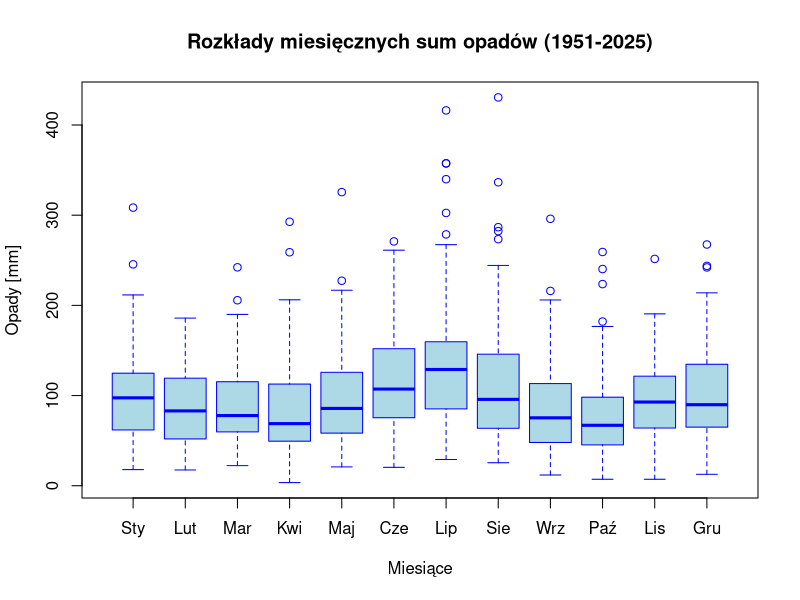
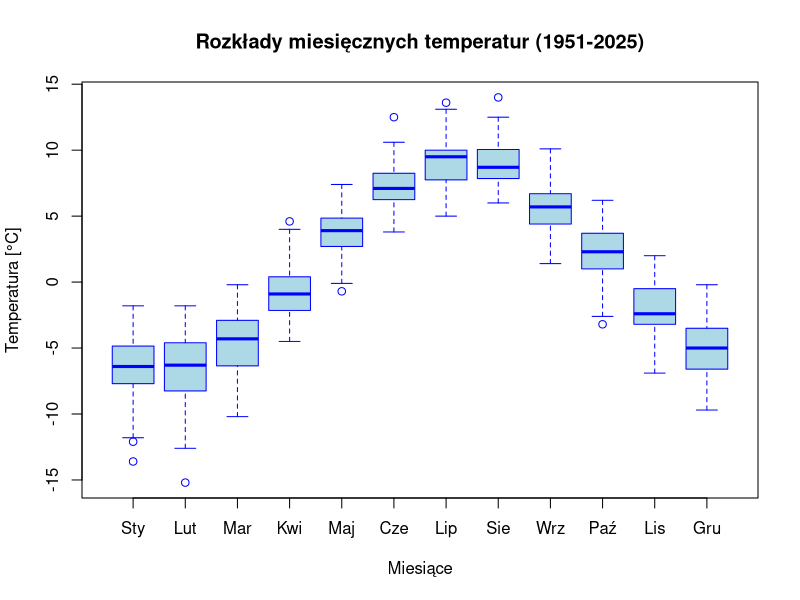
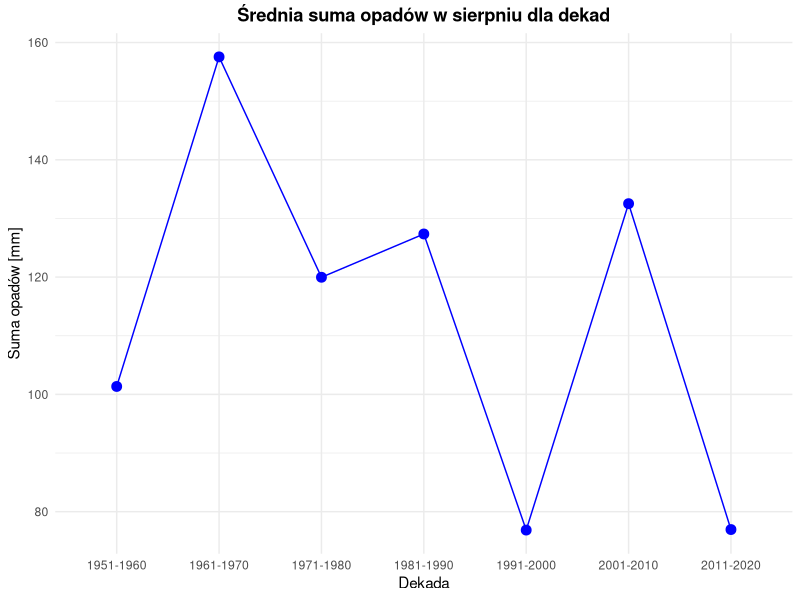

Write the R code that produced these figures, in order.
# =====================================================================
# PEŁNY KOD R: CHARAKTERYSTYKA I CZASOWA ZMIENNOŚĆ KLIMATU (ŚNIEŻKA 1951-2025)
# Autorzy: M. Grodzki, K. Bodziony, K. Dziewa
# =====================================================================

# 1. Załadowanie niezbędnych bibliotek
library(dplyr)
library(ggplot2)
library(readr)

# 2. Wczytanie danych surowych z plików tekstowych
sumy_opadow <- read_delim("sumy_opadow.txt", delim = "\t", show_col_types = FALSE)
Temperatury <- read_delim("temperatury.txt", delim = "\t", show_col_types = FALSE)

# Przygotowanie ramki danych dla opadów (wybór roku i 12 miesięcy, konwersja na liczby)
sumy_opadow <- sumy_opadow %>%  
  select(1:13) %>%
  slice(1:75) %>%
  mutate(across(2:13, as.numeric))

# Przygotowanie ramki danych dla temperatur
Temperatury <- Temperatury %>%  
  select(1:13) %>%
  slice(1:75) %>%
  mutate(across(2:13, as.numeric))

# Etykiety miesięcy do wykresów
etykiety_miesiecy <- c("Sty", "Lut", "Mar", "Kwi", "Maj", "Cze", 
                       "Lip", "Sie", "Wrz", "Paź", "Lis", "Gru")

# =====================================================================
# 3. OBLICZENIE STATYSTYK OPISOWYCH (Dla tabel w sprawozdaniu)
# =====================================================================
# Statystyki dla Temperatur
sapply(Temperatury[, 2:13], function(x) mean(x, na.rm = TRUE))
sapply(Temperatury[, 2:13], function(x) median(x, na.rm = TRUE))
sapply(Temperatury[, 2:13], function(x) quantile(x, 0.25, na.rm = TRUE))
sapply(Temperatury[, 2:13], function(x) quantile(x, 0.75, na.rm = TRUE))
sapply(Temperatury[, 2:13], function(x) min(x, na.rm = TRUE))
sapply(Temperatury[, 2:13], function(x) max(x, na.rm = TRUE))
sapply(Temperatury[, 2:13], function(x) sd(x, na.rm = TRUE))

# Statystyki dla Opadów
sapply(sumy_opadow[, 2:13], function(x) mean(x, na.rm = TRUE))
sapply(sumy_opadow[, 2:13], function(x) median(x, na.rm = TRUE))
sapply(sumy_opadow[, 2:13], function(x) quantile(x, 0.25, na.rm = TRUE))
sapply(sumy_opadow[, 2:13], function(x) quantile(x, 0.75, na.rm = TRUE))
sapply(sumy_opadow[, 2:13], function(x) min(x, na.rm = TRUE))
sapply(sumy_opadow[, 2:13], function(x) max(x, na.rm = TRUE))
sapply(sumy_opadow[, 2:13], function(x) sd(x, na.rm = TRUE))

# =====================================================================
# 4. WIZUALIZACJA OGÓLNEJ CHARAKTERYSTYKI (Wykresy Pudełkowe)
# =====================================================================
# Wykres pudełkowy dla opadów
boxplot(sumy_opadow[, 2:13],
        names = etykiety_miesiecy,
        border = "blue",
        col = "lightblue",
        main = "Rozkłady miesięcznych sum opadów (1951-2025)",
        xlab = "Miesiące", ylab = "Opady [mm]")

# Wykres pudełkowy dla temperatur
boxplot(Temperatury[, 2:13],
        names = etykiety_miesiecy,
        border = "blue",
        col = "lightblue",
        main = "Rozkłady miesięcznych temperatur (1951-2025)",
        xlab = "Miesiące", ylab = "Temperatura [°C]")

# =====================================================================
# 5. HISTOGRAMY DLA WYBRANYCH MIESIĘCY (Luty, Maj, Sierpień, Listopad)
# =====================================================================
# --- OPADY ---
p_opady_V <- ggplot(sumy_opadow, aes(V)) +
  geom_histogram(bins = 8, col = "red", fill = "lightblue", boundary = min(sumy_opadow$V, na.rm = TRUE)) +
  labs(title = "Średnie sumy opadów dla maja", x = "Suma opadów [mm]", y = "Liczba obserwacji") +
  theme_minimal() + theme(plot.title = element_text(hjust = 0.5, face = "bold"))

p_opady_VIII <- ggplot(sumy_opadow, aes(VIII)) +
  geom_histogram(bins = 10, col = "red", fill = "lightblue", boundary = min(sumy_opadow$VIII, na.rm = TRUE)) +
  labs(title = "Średnie sumy opadów dla sierpnia", x = "Suma opadów [mm]", y = "Liczba obserwacji") +
  theme_minimal() + theme(plot.title = element_text(hjust = 0.5, face = "bold"))

p_opady_XI <- ggplot(sumy_opadow, aes(XI)) +
  geom_histogram(bins = 8, col = "red", fill = "lightblue", boundary = min(sumy_opadow$XI, na.rm = TRUE)) +
  labs(title = "Średnie sumy opadów dla listopada", x = "Suma opadów [mm]", y = "Liczba obserwacji") +
  theme_minimal() + theme(plot.title = element_text(hjust = 0.5, face = "bold"))

p_opady_II <- ggplot(sumy_opadow, aes(II)) +
  geom_histogram(bins = 8, col = "red", fill = "lightblue", boundary = min(sumy_opadow$II, na.rm = TRUE)) +
  labs(title = "Średnie sumy opadów dla lutego", x = "Suma opadów [mm]", y = "Liczba obserwacji") +
  theme_minimal() + theme(plot.title = element_text(hjust = 0.5, face = "bold"))

# --- TEMPERATURY ---
p_temp_V <- ggplot(Temperatury, aes(V)) +
  geom_histogram(bins = 8, col = "purple", fill = "lightpink", boundary = min(Temperatury$V, na.rm = TRUE)) +
  labs(title = "Średnie temperatury dla maja", x = "Temp [°C]", y = "Liczba obserwacji") +
  theme_minimal() + theme(plot.title = element_text(hjust = 0.5, face = "bold"))

p_temp_VIII <- ggplot(Temperatury, aes(VIII)) +
  geom_histogram(bins = 8, col = "purple", fill = "lightpink", boundary = min(Temperatury$VIII, na.rm = TRUE)) +
  labs(title = "Średnie temperatury dla sierpnia", x = "Temp [°C]", y = "Liczba obserwacji") +
  theme_minimal() + theme(plot.title = element_text(hjust = 0.5, face = "bold"))

p_temp_XI <- ggplot(Temperatury, aes(XI)) +
  geom_histogram(bins = 8, col = "purple", fill = "lightpink", boundary = min(Temperatury$XI, na.rm = TRUE)) +
  labs(title = "Średnie temperatury dla listopada", x = "Temp [°C]", y = "Liczba obserwacji") +
  theme_minimal() + theme(plot.title = element_text(hjust = 0.5, face = "bold"))

p_temp_II <- ggplot(Temperatury, aes(II)) +
  geom_histogram(bins = 8, col = "purple", fill = "lightpink", boundary = min(Temperatury$II, na.rm = TRUE)) +
  labs(title = "Średnie temperatury dla lutego", x = "Temp [°C]", y = "Liczba obserwacji") +
  theme_minimal() + theme(plot.title = element_text(hjust = 0.5, face = "bold"))

# =====================================================================
# 6. ANALIZA TRENDÓW WIELOLETNICH (Wykresy liniowe + linia regresji LM)
# =====================================================================
# --- TRENDY OPADÓW ---
t_opady_V <- ggplot(sumy_opadow, aes(Rok, V)) +
  geom_line(color = "blue") + geom_smooth(method = "lm", color = "red") +
  labs(title = "Zmienność sum opadów - Maj", x = "Rok badania", y = "Suma opadów [mm]") +
  theme_minimal() + theme(plot.title = element_text(hjust = 0.5, face = "bold"))

t_opady_VIII <- ggplot(sumy_opadow, aes(Rok, VIII)) +
  geom_line(color = "blue") + geom_smooth(method = "lm", color = "red") +
  labs(title = "Zmienność sum opadów - Sierpień", x = "Rok badania", y = "Suma opadów [mm]") +
  theme_minimal() + theme(plot.title = element_text(hjust = 0.5, face = "bold"))

t_opady_XI <- ggplot(sumy_opadow, aes(Rok, XI)) +
  geom_line(color = "blue") + geom_smooth(method = "lm", color = "red") +
  labs(title = "Zmienność sum opadów - Listopad", x = "Rok badania", y = "Suma opadów [mm]") +
  theme_minimal() + theme(plot.title = element_text(hjust = 0.5, face = "bold"))

t_opady_II <- ggplot(sumy_opadow, aes(Rok, II)) +
  geom_line(color = "blue") + geom_smooth(method = "lm", color = "red") +
  labs(title = "Zmienność sum opadów - Luty", x = "Rok badania", y = "Suma opadów [mm]") +
  theme_minimal() + theme(plot.title = element_text(hjust = 0.5, face = "bold"))

# --- TRENDY TEMPERATUR ---
t_temp_V <- ggplot(Temperatury, aes(Rok, V)) +
  geom_line(color = "orange") + geom_smooth(method = "lm", color = "red") +
  labs(title = "Zmienność temperatury - Maj", x = "Rok badania", y = "Temperatura [°C]") +
  theme_minimal() + theme(plot.title = element_text(hjust = 0.5, face = "bold"))

t_temp_VIII <- ggplot(Temperatury, aes(Rok, VIII)) +
  geom_line(color = "orange") + geom_smooth(method = "lm", color = "red") +
  labs(title = "Zmienność temperatury - Sierpień", x = "Rok badania", y = "Temperatura [°C]") +
  theme_minimal() + theme(plot.title = element_text(hjust = 0.5, face = "bold"))

t_temp_XI <- ggplot(Temperatury, aes(Rok, XI)) +
  geom_line(color = "orange") + geom_smooth(method = "lm", color = "red") +
  labs(title = "Zmienność temperatury - Listopad", x = "Rok badania", y = "Temperatura [°C]") +
  theme_minimal() + theme(plot.title = element_text(hjust = 0.5, face = "bold"))

t_temp_II <- ggplot(Temperatury, aes(Rok, II)) +
  geom_line(color = "orange") + geom_smooth(method = "lm", color = "red") +
  labs(title = "Zmienność temperatury - Luty", x = "Rok badania", y = "Temperatura [°C]") +
  theme_minimal() + theme(plot.title = element_text(hjust = 0.5, face = "bold"))

# =====================================================================
# 7. ANALIZA ZMIENNOŚCI DEKADOWEJ
# =====================================================================
# Przypisanie lat do dekad dla opadów
sumy_opadow <- sumy_opadow %>%
  mutate(
    Dekada = case_when(
      Rok >= 1951 & Rok <= 1960 ~ "1951-1960",  
      Rok >= 1961 & Rok <= 1970 ~ "1961-1970",
      Rok >= 1971 & Rok <= 1980 ~ "1971-1980",
      Rok >= 1981 & Rok <= 1990 ~ "1981-1990",
      Rok >= 1991 & Rok <= 2000 ~ "1991-2000",
      Rok >= 2001 & Rok <= 2010 ~ "2001-2010",
      Rok >= 2011 & Rok <= 2020 ~ "2011-2020"
    )
  )

# Przypisanie lat do dekad dla temperatur
Temperatury <- Temperatury %>%
  mutate(
    Dekada = case_when(
      Rok >= 1951 & Rok <= 1960 ~ "1951-1960",  
      Rok >= 1961 & Rok <= 1970 ~ "1961-1970",
      Rok >= 1971 & Rok <= 1980 ~ "1971-1980",
      Rok >= 1981 & Rok <= 1990 ~ "1981-1990",
      Rok >= 1991 & Rok <= 2000 ~ "1991-2000",
      Rok >= 2001 & Rok <= 2010 ~ "2001-2010",
      Rok >= 2011 & Rok <= 2020 ~ "2011-2020"
    )
  )

# Wykresy dekadowe dla opadów (np. sierpień)
srednie_dek_opady_VIII <- sumy_opadow %>%
  filter(!is.na(Dekada)) %>%  
  group_by(Dekada) %>%   
  summarise(Srednia_VIII = mean(VIII, na.rm = TRUE))

dek_opady_plot <- ggplot(srednie_dek_opady_VIII, aes(Dekada, Srednia_VIII)) + 
  geom_point(size = 3, color = "blue") + geom_line(group = 1, color = "blue") +
  labs(title = "Średnia suma opadów w sierpniu dla dekad", x = "Dekada", y = "Suma opadów [mm]") +
  theme_minimal() + theme(plot.title = element_text(hjust = 0.5, face = "bold"))

print(dek_opady_plot)
